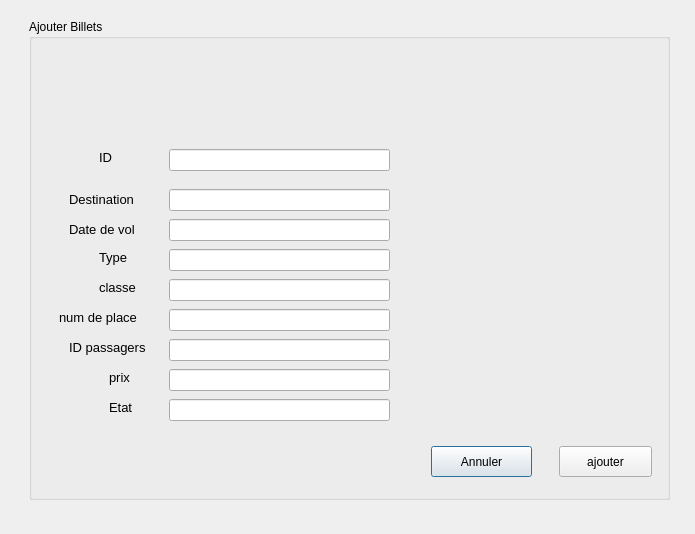
<?xml version="1.0" encoding="UTF-8"?>
<ui version="4.0">
 <class>Ajouter_billets</class>
 <widget class="QDialog" name="Ajouter_billets">
  <property name="geometry">
   <rect>
    <x>0</x>
    <y>0</y>
    <width>695</width>
    <height>534</height>
   </rect>
  </property>
  <property name="windowTitle">
   <string>Dialog</string>
  </property>
  <widget class="QGroupBox" name="groupBox">
   <property name="geometry">
    <rect>
     <x>29</x>
     <y>19</y>
     <width>641</width>
     <height>481</height>
    </rect>
   </property>
   <property name="title">
    <string>Ajouter Billets</string>
   </property>
   <widget class="QPushButton" name="annuler">
    <property name="geometry">
     <rect>
      <x>402</x>
      <y>427</y>
      <width>101</width>
      <height>31</height>
     </rect>
    </property>
    <property name="text">
     <string>Annuler</string>
    </property>
   </widget>
   <widget class="QLabel" name="label">
    <property name="geometry">
     <rect>
      <x>70</x>
      <y>130</y>
      <width>55</width>
      <height>16</height>
     </rect>
    </property>
    <property name="font">
     <font>
      <pointsize>10</pointsize>
     </font>
    </property>
    <property name="text">
     <string>ID</string>
    </property>
   </widget>
   <widget class="QLabel" name="label_3">
    <property name="geometry">
     <rect>
      <x>40</x>
      <y>170</y>
      <width>91</width>
      <height>20</height>
     </rect>
    </property>
    <property name="font">
     <font>
      <pointsize>10</pointsize>
     </font>
    </property>
    <property name="text">
     <string>Destination</string>
    </property>
   </widget>
   <widget class="QLabel" name="label_4">
    <property name="geometry">
     <rect>
      <x>40</x>
      <y>200</y>
      <width>91</width>
      <height>20</height>
     </rect>
    </property>
    <property name="font">
     <font>
      <pointsize>10</pointsize>
     </font>
    </property>
    <property name="text">
     <string>Date de vol</string>
    </property>
   </widget>
   <widget class="QLabel" name="label_5">
    <property name="geometry">
     <rect>
      <x>70</x>
      <y>230</y>
      <width>55</width>
      <height>16</height>
     </rect>
    </property>
    <property name="font">
     <font>
      <pointsize>10</pointsize>
     </font>
    </property>
    <property name="text">
     <string>Type</string>
    </property>
   </widget>
   <widget class="QLabel" name="label_6">
    <property name="geometry">
     <rect>
      <x>70</x>
      <y>260</y>
      <width>55</width>
      <height>16</height>
     </rect>
    </property>
    <property name="font">
     <font>
      <pointsize>10</pointsize>
     </font>
    </property>
    <property name="text">
     <string>classe</string>
    </property>
   </widget>
   <widget class="QLabel" name="label_7">
    <property name="geometry">
     <rect>
      <x>30</x>
      <y>290</y>
      <width>101</width>
      <height>16</height>
     </rect>
    </property>
    <property name="font">
     <font>
      <pointsize>10</pointsize>
     </font>
    </property>
    <property name="text">
     <string>num de place</string>
    </property>
   </widget>
   <widget class="QLabel" name="label_8">
    <property name="geometry">
     <rect>
      <x>40</x>
      <y>320</y>
      <width>91</width>
      <height>16</height>
     </rect>
    </property>
    <property name="font">
     <font>
      <pointsize>10</pointsize>
     </font>
    </property>
    <property name="text">
     <string>ID passagers</string>
    </property>
   </widget>
   <widget class="QLabel" name="label_9">
    <property name="geometry">
     <rect>
      <x>80</x>
      <y>350</y>
      <width>55</width>
      <height>16</height>
     </rect>
    </property>
    <property name="font">
     <font>
      <pointsize>10</pointsize>
     </font>
    </property>
    <property name="text">
     <string>prix</string>
    </property>
   </widget>
   <widget class="QLabel" name="label_10">
    <property name="geometry">
     <rect>
      <x>80</x>
      <y>380</y>
      <width>55</width>
      <height>16</height>
     </rect>
    </property>
    <property name="font">
     <font>
      <pointsize>10</pointsize>
     </font>
    </property>
    <property name="text">
     <string>Etat</string>
    </property>
   </widget>
   <widget class="QLineEdit" name="lineEdit_id">
    <property name="geometry">
     <rect>
      <x>140</x>
      <y>130</y>
      <width>221</width>
      <height>22</height>
     </rect>
    </property>
   </widget>
   <widget class="QLineEdit" name="lineEdit_destination">
    <property name="geometry">
     <rect>
      <x>140</x>
      <y>170</y>
      <width>221</width>
      <height>22</height>
     </rect>
    </property>
   </widget>
   <widget class="QLineEdit" name="lineEdit_datevol">
    <property name="geometry">
     <rect>
      <x>140</x>
      <y>200</y>
      <width>221</width>
      <height>22</height>
     </rect>
    </property>
   </widget>
   <widget class="QLineEdit" name="lineEdit_type">
    <property name="geometry">
     <rect>
      <x>140</x>
      <y>230</y>
      <width>221</width>
      <height>22</height>
     </rect>
    </property>
   </widget>
   <widget class="QLineEdit" name="lineEdit_classe">
    <property name="geometry">
     <rect>
      <x>140</x>
      <y>260</y>
      <width>221</width>
      <height>22</height>
     </rect>
    </property>
   </widget>
   <widget class="QLineEdit" name="lineEdit_numplace">
    <property name="geometry">
     <rect>
      <x>140</x>
      <y>290</y>
      <width>221</width>
      <height>22</height>
     </rect>
    </property>
   </widget>
   <widget class="QLineEdit" name="lineEdit_idpassager">
    <property name="geometry">
     <rect>
      <x>140</x>
      <y>320</y>
      <width>221</width>
      <height>22</height>
     </rect>
    </property>
   </widget>
   <widget class="QLineEdit" name="lineEdit_prix">
    <property name="geometry">
     <rect>
      <x>140</x>
      <y>350</y>
      <width>221</width>
      <height>22</height>
     </rect>
    </property>
   </widget>
   <widget class="QLineEdit" name="lineEdit_10">
    <property name="geometry">
     <rect>
      <x>140</x>
      <y>380</y>
      <width>221</width>
      <height>22</height>
     </rect>
    </property>
   </widget>
   <widget class="QPushButton" name="ajouter">
    <property name="geometry">
     <rect>
      <x>530</x>
      <y>427</y>
      <width>93</width>
      <height>31</height>
     </rect>
    </property>
    <property name="text">
     <string>ajouter</string>
    </property>
   </widget>
   <widget class="QLabel" name="label_2">
    <property name="geometry">
     <rect>
      <x>-20</x>
      <y>-15</y>
      <width>695</width>
      <height>534</height>
     </rect>
    </property>
    <property name="text">
     <string/>
    </property>
   </widget>
   <zorder>label_2</zorder>
   <zorder>annuler</zorder>
   <zorder>label</zorder>
   <zorder>label_3</zorder>
   <zorder>label_4</zorder>
   <zorder>label_5</zorder>
   <zorder>label_6</zorder>
   <zorder>label_7</zorder>
   <zorder>label_8</zorder>
   <zorder>label_9</zorder>
   <zorder>label_10</zorder>
   <zorder>lineEdit_id</zorder>
   <zorder>lineEdit_destination</zorder>
   <zorder>lineEdit_datevol</zorder>
   <zorder>lineEdit_type</zorder>
   <zorder>lineEdit_classe</zorder>
   <zorder>lineEdit_numplace</zorder>
   <zorder>lineEdit_idpassager</zorder>
   <zorder>lineEdit_prix</zorder>
   <zorder>lineEdit_10</zorder>
   <zorder>ajouter</zorder>
  </widget>
 </widget>
 <resources/>
 <connections>
  <connection>
   <sender>annuler</sender>
   <signal>clicked()</signal>
   <receiver>Ajouter_billets</receiver>
   <slot>reject()</slot>
   <hints>
    <hint type="sourcelabel">
     <x>482</x>
     <y>462</y>
    </hint>
    <hint type="destinationlabel">
     <x>445</x>
     <y>511</y>
    </hint>
   </hints>
  </connection>
 </connections>
</ui>
